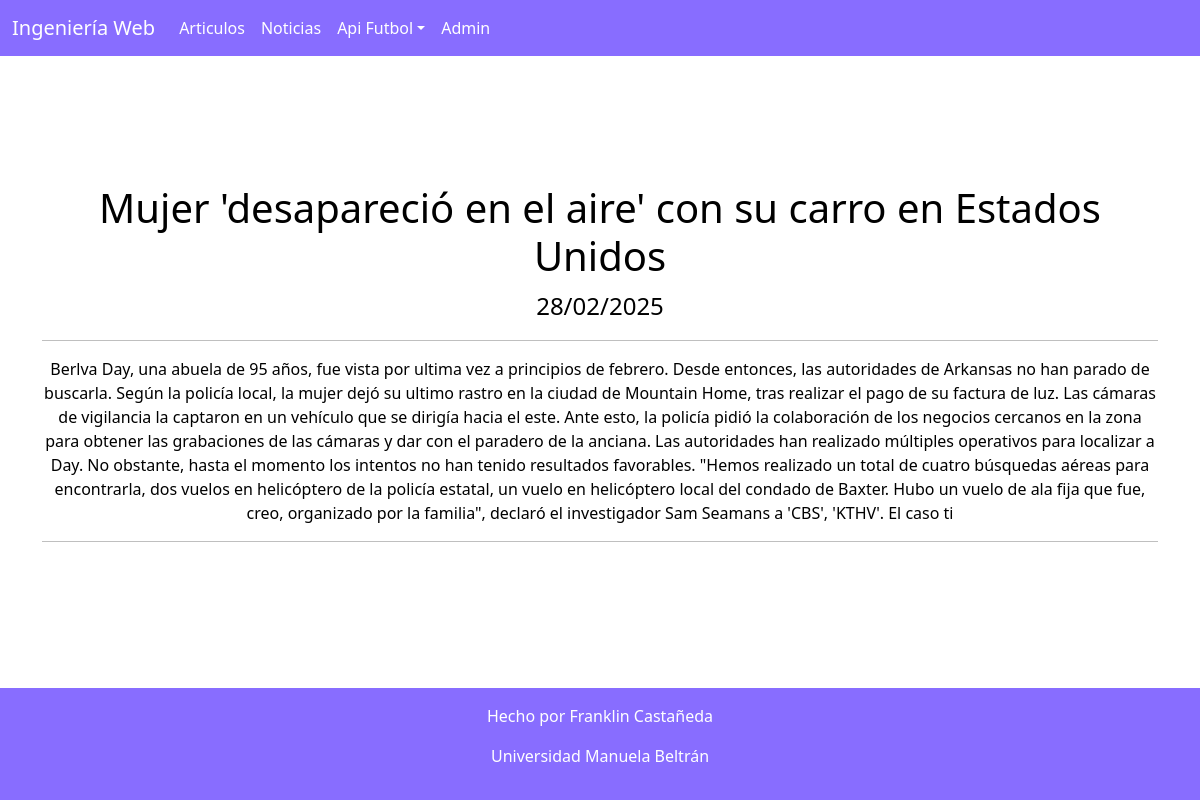
Screenshot of /articulos/detalle/1/ with the database file from the repository.
### apps/articulos/models.py (models this page shows, shortened)
class articulo(models.Model):
    titulo = models.CharField(max_length=80)
    fechaPublicacion = models.DateField()
    resumen = models.CharField(max_length=200)
    detalle = models.CharField(max_length=1000)
    foto = models.CharField(max_length=150)
    estadoPublicado= models.BooleanField(default=True)

### apps/articulos/views.py (the view)
# urls.py: path('detalle/<int:id>/', views.DetalleArticulo, name="DetalleArticulo")
def DetalleArticulo(request, id):
    Articulo = get_object_or_404(articulo, id=id)
    return render(request, 'articulos/DetalleArticulo.html' , {'articulo': Articulo})

### apps/articulos/templates/articulos/DetalleArticulo.html (shortened to what this page needs)
{%extends 'layout/base.html'%}
{%load static%}
{% block content %}
<img src="{{articulo.foto}}" class="mx-auto d-block w-75 h-auto p-3 m" alt="">
        <h1 class="mt-4">{{articulo.titulo}}</h1>
        <p class="fs-4 mb-3">{{ articulo.fechaPublicacion|date:"d/m/Y" }}</p>
        <hr>
        <p>{{articulo.detalle}}</p>
        <hr>
{% endblock %}

### album/static/css/style.css (style rules this page uses)
html, body { height: 100%; margin: 0; display: flex; flex-direction: column; color: black; }

### rows the page displays
articulo: titulo "Mujer 'desapareció en el aire' con su carro en Estados Unidos", fechaPublicacion "28/02/2025", detalle "Berlva Day, una abuela de 95 años, fue vista por ultima vez a principios de febrero. Desde entonces, las autoridades de Arkansas no han parado de buscarla. Según la policía local, la mujer dejó su ultimo rastro en la ciudad de Mountain Home, tras realizar el pago de su factura de luz. Las cámaras de vigilancia la captaron en un vehículo que se dirigía hacia el este. Ante esto, la policía pidió la colaboración de los negocios cercanos en la zona para obtener las grabaciones de las cámaras y dar con el paradero de la anciana. Las autoridades han realizado múltiples operativos para localizar a Day. No obstante, hasta el momento los intentos no han tenido resultados favorables. \"Hemos realizado…"
